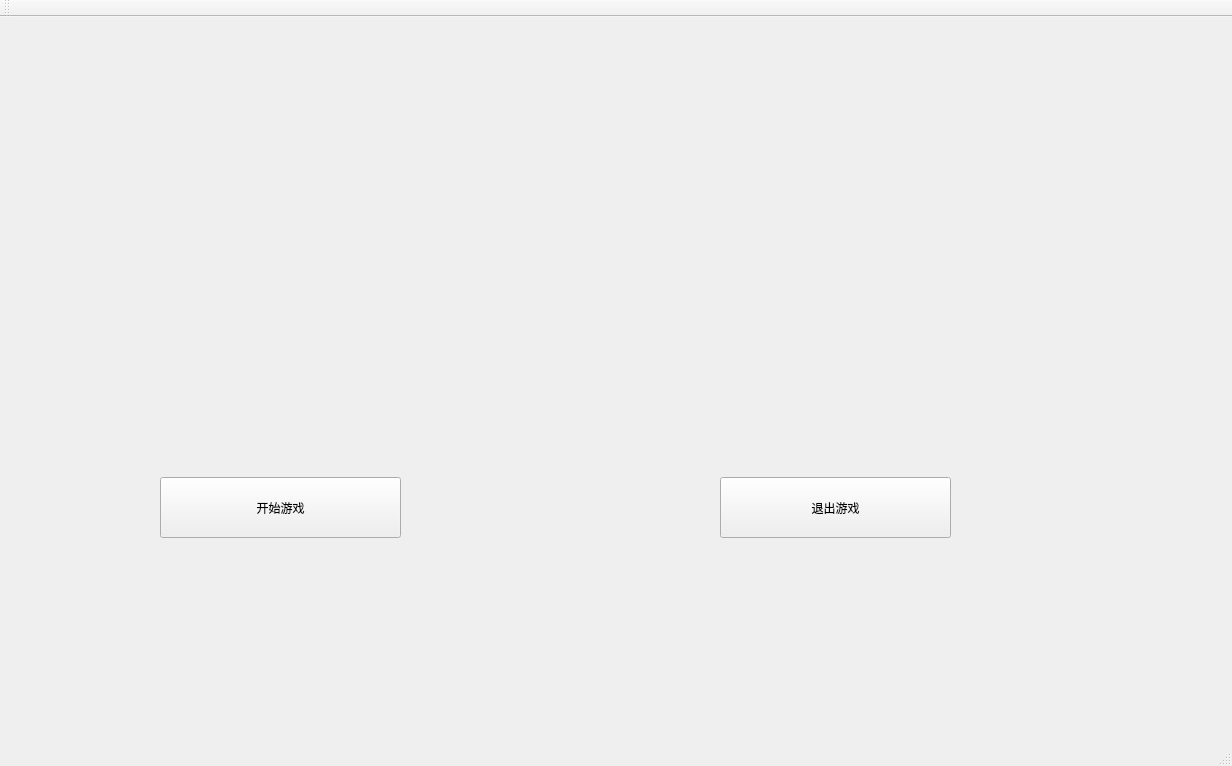
<?xml version="1.0" encoding="UTF-8"?>
<ui version="4.0">
 <class>MainWindow</class>
 <widget class="QMainWindow" name="MainWindow">
  <property name="geometry">
   <rect>
    <x>0</x>
    <y>0</y>
    <width>1232</width>
    <height>766</height>
   </rect>
  </property>
  <property name="windowTitle">
   <string>MainWindow</string>
  </property>
  <property name="styleSheet">
   <string notr="true">border-image: url(:/new/prefix1/images/125.jpg);</string>
  </property>
  <widget class="QWidget" name="centralWidget">
   <widget class="QPushButton" name="pushButton">
    <property name="geometry">
     <rect>
      <x>160</x>
      <y>460</y>
      <width>241</width>
      <height>61</height>
     </rect>
    </property>
    <property name="styleSheet">
     <string notr="true">font: 32pt &quot;Agency FB&quot;;开始游戏
border-image: url(:/new/prefix1/images/11.jpg);</string>
    </property>
    <property name="text">
     <string>开始游戏</string>
    </property>
   </widget>
   <widget class="QPushButton" name="pushButton_2">
    <property name="geometry">
     <rect>
      <x>720</x>
      <y>460</y>
      <width>231</width>
      <height>61</height>
     </rect>
    </property>
    <property name="styleSheet">
     <string notr="true">font: 32pt &quot;Agency FB&quot;;退出游戏</string>
    </property>
    <property name="text">
     <string>退出游戏</string>
    </property>
   </widget>
  </widget>
  <widget class="QMenuBar" name="menuBar">
   <property name="geometry">
    <rect>
     <x>0</x>
     <y>0</y>
     <width>1232</width>
     <height>26</height>
    </rect>
   </property>
  </widget>
  <widget class="QToolBar" name="mainToolBar">
   <attribute name="toolBarArea">
    <enum>TopToolBarArea</enum>
   </attribute>
   <attribute name="toolBarBreak">
    <bool>false</bool>
   </attribute>
  </widget>
  <widget class="QStatusBar" name="statusBar"/>
 </widget>
 <layoutdefault spacing="6" margin="11"/>
 <resources/>
 <connections/>
</ui>
